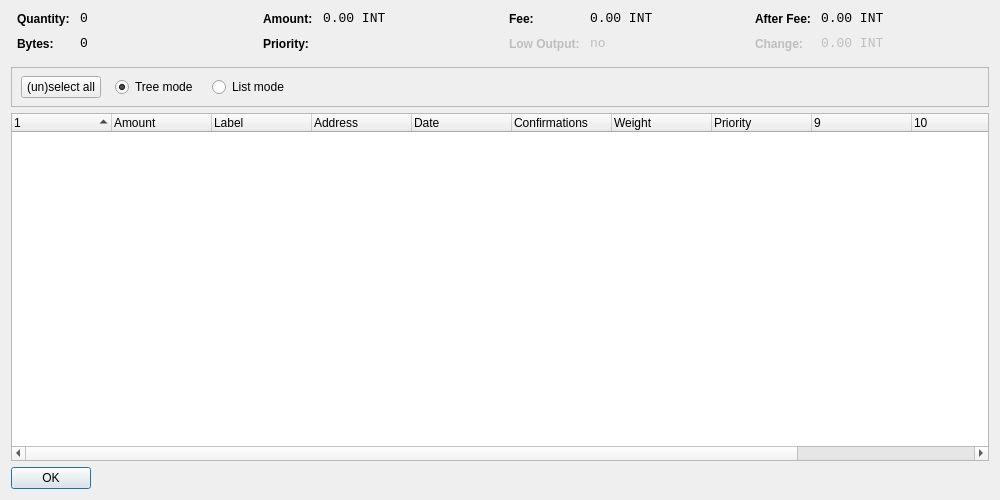
<?xml version="1.0" encoding="UTF-8"?>
<ui version="4.0">
 <class>CoinControlDialog</class>
 <widget class="QWidget" name="CoinControlDialog">
  <property name="geometry">
   <rect>
    <x>0</x>
    <y>0</y>
    <width>1000</width>
    <height>500</height>
   </rect>
  </property>
  <property name="windowTitle">
   <string>Coin Control</string>
  </property>
  <layout class="QVBoxLayout" name="verticalLayout">
   <item>
    <layout class="QHBoxLayout" name="horizontalLayoutTop" stretch="0,0,0,0">
     <property name="topMargin">
      <number>0</number>
     </property>
     <property name="bottomMargin">
      <number>10</number>
     </property>
     <item>
      <layout class="QFormLayout" name="formLayoutCoinControl1">
       <property name="horizontalSpacing">
        <number>10</number>
       </property>
       <property name="verticalSpacing">
        <number>10</number>
       </property>
       <property name="leftMargin">
        <number>6</number>
       </property>
       <property name="rightMargin">
        <number>6</number>
       </property>
       <item row="0" column="0">
        <widget class="QLabel" name="labelCoinControlQuantityText">
         <property name="styleSheet">
          <string notr="true">font-weight:bold;</string>
         </property>
         <property name="text">
          <string>Quantity:</string>
         </property>
        </widget>
       </item>
       <item row="0" column="1">
        <widget class="QLabel" name="labelCoinControlQuantity">
         <property name="font">
          <font>
           <family>Monospace</family>
           <pointsize>10</pointsize>
          </font>
         </property>
         <property name="cursor">
          <cursorShape>IBeamCursor</cursorShape>
         </property>
         <property name="contextMenuPolicy">
          <enum>Qt::ActionsContextMenu</enum>
         </property>
         <property name="text">
          <string>0</string>
         </property>
         <property name="textInteractionFlags">
          <set>Qt::LinksAccessibleByMouse|Qt::TextSelectableByKeyboard|Qt::TextSelectableByMouse</set>
         </property>
        </widget>
       </item>
       <item row="1" column="0">
        <widget class="QLabel" name="labelCoinControlBytesText">
         <property name="styleSheet">
          <string notr="true">font-weight:bold;</string>
         </property>
         <property name="text">
          <string>Bytes:</string>
         </property>
        </widget>
       </item>
       <item row="1" column="1">
        <widget class="QLabel" name="labelCoinControlBytes">
         <property name="font">
          <font>
           <family>Monospace</family>
           <pointsize>10</pointsize>
          </font>
         </property>
         <property name="cursor">
          <cursorShape>IBeamCursor</cursorShape>
         </property>
         <property name="contextMenuPolicy">
          <enum>Qt::ActionsContextMenu</enum>
         </property>
         <property name="text">
          <string>0</string>
         </property>
         <property name="textInteractionFlags">
          <set>Qt::LinksAccessibleByMouse|Qt::TextSelectableByKeyboard|Qt::TextSelectableByMouse</set>
         </property>
        </widget>
       </item>
      </layout>
     </item>
     <item>
      <layout class="QFormLayout" name="formLayoutCoinControl2">
       <property name="horizontalSpacing">
        <number>10</number>
       </property>
       <property name="verticalSpacing">
        <number>10</number>
       </property>
       <property name="leftMargin">
        <number>6</number>
       </property>
       <property name="rightMargin">
        <number>6</number>
       </property>
       <item row="0" column="0">
        <widget class="QLabel" name="labelCoinControlAmountText">
         <property name="styleSheet">
          <string notr="true">font-weight:bold;</string>
         </property>
         <property name="text">
          <string>Amount:</string>
         </property>
        </widget>
       </item>
       <item row="0" column="1">
        <widget class="QLabel" name="labelCoinControlAmount">
         <property name="font">
          <font>
           <family>Monospace</family>
           <pointsize>10</pointsize>
          </font>
         </property>
         <property name="cursor">
          <cursorShape>IBeamCursor</cursorShape>
         </property>
         <property name="contextMenuPolicy">
          <enum>Qt::ActionsContextMenu</enum>
         </property>
         <property name="text">
          <string>0.00 INT</string>
         </property>
         <property name="textInteractionFlags">
          <set>Qt::LinksAccessibleByMouse|Qt::TextSelectableByKeyboard|Qt::TextSelectableByMouse</set>
         </property>
        </widget>
       </item>
       <item row="1" column="0">
        <widget class="QLabel" name="labelCoinControlPriorityText">
         <property name="styleSheet">
          <string notr="true">font-weight:bold;</string>
         </property>
         <property name="text">
          <string>Priority:</string>
         </property>
        </widget>
       </item>
       <item row="1" column="1">
        <widget class="QLabel" name="labelCoinControlPriority">
         <property name="font">
          <font>
           <family>Monospace</family>
           <pointsize>10</pointsize>
          </font>
         </property>
         <property name="cursor">
          <cursorShape>IBeamCursor</cursorShape>
         </property>
         <property name="contextMenuPolicy">
          <enum>Qt::ActionsContextMenu</enum>
         </property>
         <property name="text">
          <string/>
         </property>
         <property name="textInteractionFlags">
          <set>Qt::LinksAccessibleByMouse|Qt::TextSelectableByKeyboard|Qt::TextSelectableByMouse</set>
         </property>
        </widget>
       </item>
      </layout>
     </item>
     <item>
      <layout class="QFormLayout" name="formLayoutCoinControl3">
       <property name="horizontalSpacing">
        <number>10</number>
       </property>
       <property name="verticalSpacing">
        <number>10</number>
       </property>
       <property name="leftMargin">
        <number>6</number>
       </property>
       <property name="rightMargin">
        <number>6</number>
       </property>
       <item row="0" column="0">
        <widget class="QLabel" name="labelCoinControlFeeText">
         <property name="styleSheet">
          <string notr="true">font-weight:bold;</string>
         </property>
         <property name="text">
          <string>Fee:</string>
         </property>
        </widget>
       </item>
       <item row="0" column="1">
        <widget class="QLabel" name="labelCoinControlFee">
         <property name="font">
          <font>
           <family>Monospace</family>
           <pointsize>10</pointsize>
          </font>
         </property>
         <property name="cursor">
          <cursorShape>IBeamCursor</cursorShape>
         </property>
         <property name="contextMenuPolicy">
          <enum>Qt::ActionsContextMenu</enum>
         </property>
         <property name="text">
          <string>0.00 INT</string>
         </property>
         <property name="textInteractionFlags">
          <set>Qt::LinksAccessibleByMouse|Qt::TextSelectableByKeyboard|Qt::TextSelectableByMouse</set>
         </property>
        </widget>
       </item>
       <item row="1" column="0">
        <widget class="QLabel" name="labelCoinControlLowOutputText">
         <property name="enabled">
          <bool>false</bool>
         </property>
         <property name="styleSheet">
          <string notr="true">font-weight:bold;</string>
         </property>
         <property name="text">
          <string>Low Output:</string>
         </property>
        </widget>
       </item>
       <item row="1" column="1">
        <widget class="QLabel" name="labelCoinControlLowOutput">
         <property name="enabled">
          <bool>false</bool>
         </property>
         <property name="font">
          <font>
           <family>Monospace</family>
           <pointsize>10</pointsize>
          </font>
         </property>
         <property name="cursor">
          <cursorShape>IBeamCursor</cursorShape>
         </property>
         <property name="contextMenuPolicy">
          <enum>Qt::ActionsContextMenu</enum>
         </property>
         <property name="text">
          <string>no</string>
         </property>
         <property name="textInteractionFlags">
          <set>Qt::LinksAccessibleByMouse|Qt::TextSelectableByKeyboard|Qt::TextSelectableByMouse</set>
         </property>
        </widget>
       </item>
      </layout>
     </item>
     <item>
      <layout class="QFormLayout" name="formLayoutCoinControl4">
       <property name="horizontalSpacing">
        <number>10</number>
       </property>
       <property name="verticalSpacing">
        <number>10</number>
       </property>
       <property name="leftMargin">
        <number>6</number>
       </property>
       <property name="rightMargin">
        <number>6</number>
       </property>
       <item row="0" column="0">
        <widget class="QLabel" name="labelCoinControlAfterFeeText">
         <property name="styleSheet">
          <string notr="true">font-weight:bold;</string>
         </property>
         <property name="text">
          <string>After Fee:</string>
         </property>
        </widget>
       </item>
       <item row="0" column="1">
        <widget class="QLabel" name="labelCoinControlAfterFee">
         <property name="font">
          <font>
           <family>Monospace</family>
           <pointsize>10</pointsize>
          </font>
         </property>
         <property name="cursor">
          <cursorShape>IBeamCursor</cursorShape>
         </property>
         <property name="contextMenuPolicy">
          <enum>Qt::ActionsContextMenu</enum>
         </property>
         <property name="text">
          <string>0.00 INT</string>
         </property>
         <property name="textInteractionFlags">
          <set>Qt::LinksAccessibleByMouse|Qt::TextSelectableByKeyboard|Qt::TextSelectableByMouse</set>
         </property>
        </widget>
       </item>
       <item row="1" column="0">
        <widget class="QLabel" name="labelCoinControlChangeText">
         <property name="enabled">
          <bool>false</bool>
         </property>
         <property name="styleSheet">
          <string notr="true">font-weight:bold;</string>
         </property>
         <property name="text">
          <string>Change:</string>
         </property>
        </widget>
       </item>
       <item row="1" column="1">
        <widget class="QLabel" name="labelCoinControlChange">
         <property name="enabled">
          <bool>false</bool>
         </property>
         <property name="font">
          <font>
           <family>Monospace</family>
           <pointsize>10</pointsize>
          </font>
         </property>
         <property name="cursor">
          <cursorShape>IBeamCursor</cursorShape>
         </property>
         <property name="contextMenuPolicy">
          <enum>Qt::ActionsContextMenu</enum>
         </property>
         <property name="text">
          <string>0.00 INT</string>
         </property>
         <property name="textInteractionFlags">
          <set>Qt::LinksAccessibleByMouse|Qt::TextSelectableByKeyboard|Qt::TextSelectableByMouse</set>
         </property>
        </widget>
       </item>
      </layout>
     </item>
    </layout>
   </item>
   <item>
    <widget class="QFrame" name="frame">
     <property name="minimumSize">
      <size>
       <width>0</width>
       <height>40</height>
      </size>
     </property>
     <property name="frameShape">
      <enum>QFrame::StyledPanel</enum>
     </property>
     <property name="frameShadow">
      <enum>QFrame::Sunken</enum>
     </property>
     <widget class="QWidget" name="horizontalLayoutWidget">
      <property name="geometry">
       <rect>
        <x>10</x>
        <y>0</y>
        <width>781</width>
        <height>41</height>
       </rect>
      </property>
      <layout class="QHBoxLayout" name="horizontalLayoutPanel" stretch="0,0,0,0">
       <property name="spacing">
        <number>14</number>
       </property>
       <item>
        <widget class="QPushButton" name="pushButtonSelectAll">
         <property name="sizePolicy">
          <sizepolicy hsizetype="Maximum" vsizetype="Fixed">
           <horstretch>0</horstretch>
           <verstretch>0</verstretch>
          </sizepolicy>
         </property>
         <property name="text">
          <string>(un)select all</string>
         </property>
        </widget>
       </item>
       <item>
        <widget class="QRadioButton" name="radioTreeMode">
         <property name="sizePolicy">
          <sizepolicy hsizetype="Maximum" vsizetype="Fixed">
           <horstretch>0</horstretch>
           <verstretch>0</verstretch>
          </sizepolicy>
         </property>
         <property name="text">
          <string>Tree mode</string>
         </property>
         <property name="checked">
          <bool>true</bool>
         </property>
        </widget>
       </item>
       <item>
        <widget class="QRadioButton" name="radioListMode">
         <property name="sizePolicy">
          <sizepolicy hsizetype="Maximum" vsizetype="Fixed">
           <horstretch>0</horstretch>
           <verstretch>0</verstretch>
          </sizepolicy>
         </property>
         <property name="text">
          <string>List mode</string>
         </property>
        </widget>
       </item>
       <item>
        <spacer name="horizontalSpacer">
         <property name="orientation">
          <enum>Qt::Horizontal</enum>
         </property>
         <property name="sizeHint" stdset="0">
          <size>
           <width>40</width>
           <height>20</height>
          </size>
         </property>
        </spacer>
       </item>
      </layout>
     </widget>
    </widget>
   </item>
   <item>
    <widget class="CoinControlTreeWidget" name="treeWidget">
     <property name="contextMenuPolicy">
      <enum>Qt::CustomContextMenu</enum>
     </property>
     <property name="sortingEnabled">
      <bool>false</bool>
     </property>
     <property name="columnCount">
      <number>12</number>
     </property>
     <attribute name="headerShowSortIndicator" stdset="0">
      <bool>true</bool>
     </attribute>
     <attribute name="headerStretchLastSection">
      <bool>false</bool>
     </attribute>
     <column>
      <property name="text">
       <string/>
      </property>
     </column>
     <column>
      <property name="text">
       <string>Amount</string>
      </property>
     </column>
     <column>
      <property name="text">
       <string>Label</string>
      </property>
     </column>
     <column>
      <property name="text">
       <string>Address</string>
      </property>
     </column>
     <column>
      <property name="text">
       <string>Date</string>
      </property>
     </column>
     <column>
      <property name="text">
       <string>Confirmations</string>
      </property>
      <property name="toolTip">
       <string>Confirmed</string>
      </property>
     </column>
     <column>
      <property name="text">
       <string>Weight</string>
      </property>
     </column>
     <column>
      <property name="text">
       <string>Priority</string>
      </property>
     </column>
     <column>
      <property name="text">
       <string/>
      </property>
     </column>
     <column>
      <property name="text">
       <string/>
      </property>
     </column>
     <column>
      <property name="text">
       <string/>
      </property>
     </column>
     <column>
      <property name="text">
       <string/>
      </property>
     </column>
    </widget>
   </item>
   <item>
    <widget class="QDialogButtonBox" name="buttonBox">
     <property name="sizePolicy">
      <sizepolicy hsizetype="Maximum" vsizetype="Fixed">
       <horstretch>0</horstretch>
       <verstretch>0</verstretch>
      </sizepolicy>
     </property>
     <property name="orientation">
      <enum>Qt::Horizontal</enum>
     </property>
     <property name="standardButtons">
      <set>QDialogButtonBox::Ok</set>
     </property>
    </widget>
   </item>
  </layout>
 </widget>
 <customwidgets>
  <customwidget>
   <class>CoinControlTreeWidget</class>
   <extends>QTreeWidget</extends>
   <header>coincontroltreewidget.h</header>
  </customwidget>
 </customwidgets>
 <resources/>
 <connections/>
</ui>
